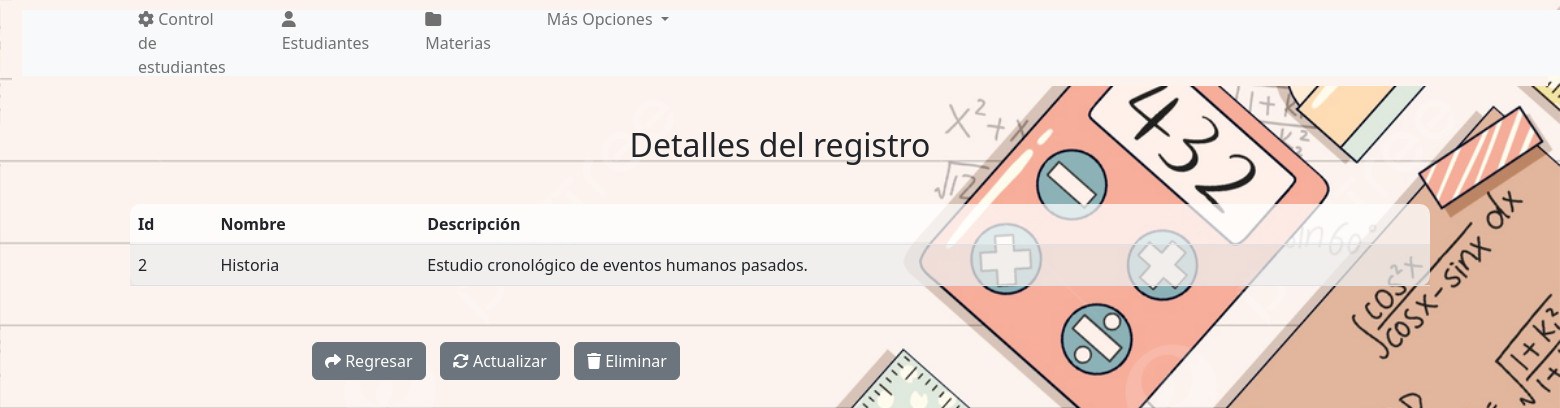
The app's page /view/materias/show.php?id=2 (signed in) with its own data.
### tables this page shows
CREATE TABLE `materias` (
  `id` bigint(50) UNSIGNED NOT NULL,
  `nombre` varchar(50) NOT NULL,
  `descripcion` varchar(100) NOT NULL
);

### config/db.php (called while the page is built)
<?php
    class db{
        private $host = "localhost";
        private $dbname = "colegio";
        private $user = "root";
        private $password ="";
        public function conexion(){
            try{
                $PDO = new PDO("mysql:host=".$this->host.";dbname=".$this->dbname,$this->user,$this->password);
                return $PDO;
            }catch(PDOException $e){
                return $e->getMessage();
            }
        }
    }
?>

### controller/matController.php (called while the page is built, shortened)
<?php
    class matController{
        private $model;
        public function __construct(){
            require_once("c://xampp/htdocs/ColegioPOO/model/matModel.php");
            $this-> model = new matModel();
        }
        public function show($id){
            return ($this->model->show($id)!= false) ? $this->model->show($id) : header("Location:index.php");
        }
    }
?>

### model/matModel.php (called while the page is built, shortened)
<?php
    class matModel{
        private $PDO;
        public function __construct(){
            require_once("c://xampp/htdocs/ColegioPOO/config/db.php");
            $con = new db();
            $this->PDO = $con->conexion();
        }
        public function show($id){
            $stament = $this->PDO->prepare("SELECT * FROM materias WHERE id = :id limit 1");
            $stament->bindParam(":id",$id);
            return ($stament->execute()) ? $stament->fetch() : false ;
        }
    }
?>

### view/materias/show.php (the view, shortened to what this page needs)
<?php
    require_once("../head/head.php");
    require_once("C://xampp/htdocs/ColegioPOO/controller/matController.php");
    $obj = new matController();
    $date = $obj->show($_GET['id']);
?>
<h2 class="text-center" style="margin-top:40px; margin-bottom:40px;">Detalles del registro</h2>
<center>
<div style="width :1300px" >
    <table  class="table table-striped"style="background-color:rgba(255, 255, 255,0.738); padding:50px; margin-right:650px; border-radius:10px">
        <thead>
            <tr>
                <th scope ="col">Id</th>
                <th scope ="col">Nombre</th>
                <th scope ="col">Descripción</th>
            </tr>
        </thead>
        <tbody>
            <tr>
                <td scope="col"><?= $date["id"]?></td>
                <td scope="col"><?= $date["nombre"]?></td>
                <td scope="col"><?= $date["descripcion"]?></td>
            </tr>
        </tbody>
    </table>
</div>
</center>
<div class="pb-3" >
    <a href="index.php"  class="btn btn-secondary" style="margin-top:40px; margin-left:300px;"><i class="fa-solid fa-share"></i> Regresar</a>
    <a href="index.php?id=<?= $date[0]?>" class="btn btn-secondary" style="margin-top:40px;  margin-left:10px"><i class="fa-solid fa-arrows-rotate"></i> Actualizar</a>
    <a class="btn btn-secondary" data-bs-toggle="modal" data-bs-target="#exampleModal" style="margin-top:40px;  margin-left:10px"><i class="fa-solid fa-trash"></i>  Eliminar</a>
</div>
<?php
    require_once("../head/footer.php");
?>

### view/css/estilos.css (style rules this page uses)
body { height:100%; width: 100%; background: url(m3.jpg); background-size: cover; }

### records on screen
materias: id "2", nombre "Historia", descripcion "Estudio cronológico de eventos humanos pasados."
